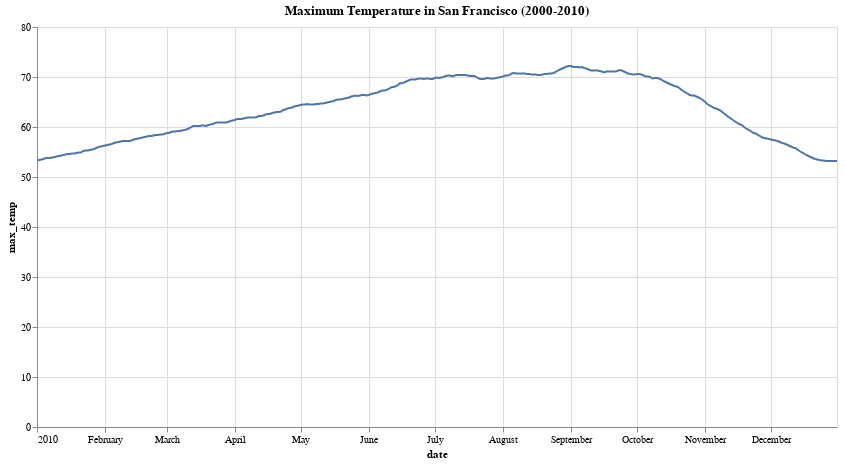

This figure's notebook cell:
### Markdown cell above
### Write the code necessary to visualize the maximum temperature over time.

### Code cell
daily_max_temps = df.resample('D', on='date')['temp'].max().reset_index(name='max_temp')

# Visualize the maximum temperature over time
chart = alt.Chart(daily_max_temps).mark_line().encode(
    x='date:T',
    y='max_temp:Q'
).properties(
    width=800,
    height=400,
    title='Maximum Temperature in San Francisco (2000-2010)'
)

chart

### Figure 1 — Vega-Lite specification as saved in the notebook (floating-point values rounded to 4 significant figures; data arrays with more than 128 entries replaced by an {"elided": "..."} marker saying what was removed)
{"config": {"view": {"continuousWidth": 300, "continuousHeight": 300}}, "data": {"name": "data-bb1707bc5538f54cedbf51338571bf65"}, "mark": {"type": "line"}, "encoding": {"x": {"field": "date", "type": "temporal"}, "y": {"field": "max_temp", "type": "quantitative"}}, "height": 400, "title": "Maximum Temperature in San Francisco (2000-2010)", "width": 800, "$schema": "https://vega.github.io/schema/vega-lite/v5.8.0.json", "datasets": {"data-bb1707bc5538f54cedbf51338571bf65": {"elided": "365 records"}}}
